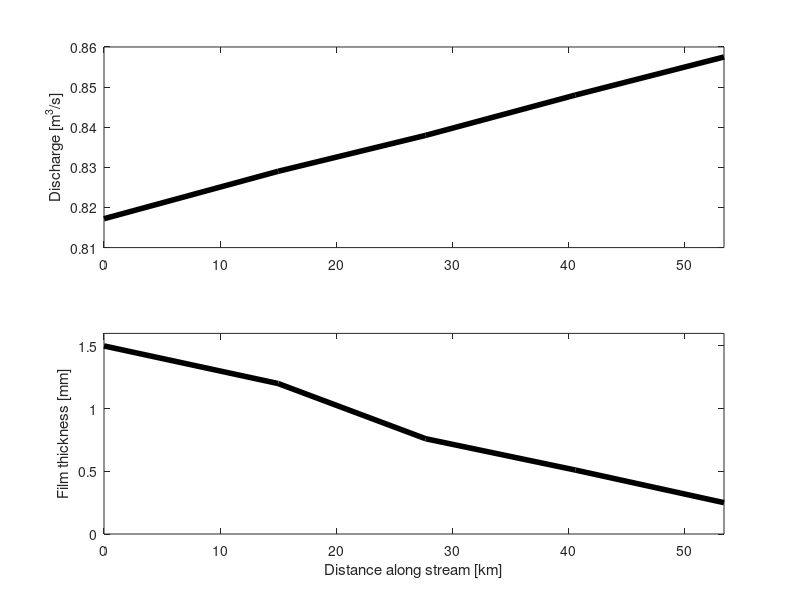

This chart was generated by the following MATLAB code: (Note: this script raises an error after producing the figure.)
clear all
clc

%%%%%     Plot Discharge     %%%%%
hold on
box on
n_m = 0.025;
A_melt = 24e-25;
K_2 = 0.05969;
f = 0.4;
alpha = 0.0015;
tau_max = [20.2e3,24e3,27.3e3,31.5e3,36e3];
dist_along = [0,15.0,27.7,40.6,53.4];
Q = (n_m^(1/4)*A_melt^(1/3)*tau_max./(K_2*f*alpha^(11/24))).^(1/12);
subplot(2,1,1)
plot(dist_along,Q,'k','LineWidth',4)
p = polyfit(dist_along(1:3),Q(1:3),1);
hold on
%plot(dist_along,polyval(p,dist_along),'k--')
xlim([0 53.4])
ylabel('Discharge [m^3/s]')
subplot(2,1,2)
%Using average b_dot
% plot(dist_along,[0.0022,0.0017,0.0012,8.09e-4,3.724e-4]*1e3,'k','LineWidth',4)
%Using actual b_dot
plot(dist_along,[0.0015,0.0012,7.6e-4,5.1e-4,2.5e-4]*1e3,'k','LineWidth',4)
axis([0 53.4 0 1.6])
ylabel('Film thickness [mm]')
xlabel('Distance along stream [km]')
hold off

%%%%%     Plot Transmissivity     %%%%%
% subplot(2,1,2)
% T_eff = [18.0e3,12.5e3,7.0e3,4.13e3,1.49e3];
% plot(dist_along,T_eff,'k','LineWidth',4)
% xlim([0 53.4])
% ylabel('Effective transmissivity [m^3/Pa s]')
% xlabel('Distance along stream [km]')

%%%%%     Plot film thickness     %%%%%
% subplot(2,1,2)
% plot(dist_along,(1./T_eff*12*1.787e-3).^(1/3),'k','LineWidth',4)
% xlim([0 53.4])
% ylabel('Effective transmissivity [m^3/Pa s]')
% xlabel('Distance along stream [km]')

%%%%%     Plot Meltwater Production     %%%%%
figure
meltwater = [];
for i = 2:6
    cases = ['profileF';'profileE';'profileD';'profileC';'profileB';'profileA'];
    cd(cases(i,:))
    load data
    [tau_E,epsilon_E] = effectiveStress(u,mu,m,n,dy,dz);
    b_dot = meltwaterFlux(m,nT,dz,T,T_m,[zeros(m*(nT-n),1);tau_E],...
            [zeros(m*(nT-n),1);epsilon_E],G_base,rho,L,u,tau_base); %[m/s]
    b_dot_int = dy*trapz(b_dot);
    meltwater = [meltwater,-b_dot_int];
    cd ..
end
hold on
plot(dist_along,fliplr(meltwater))
plot(dist_along,p(1)/1e3*ones(5,1))
ylabel('Meltwater production [m^2/s]')
xlabel('Distance along stream [km]')

%%%%%     Plot Actual Transmissivity     %%%%%
% figure
% meltwater = [];
% for i = 2:6
%     cases = ['profileF';'profileE';'profileD';'profileC';'profileB';'profileA'];
%     cd(cases(i,:))
%     load data
%     [tau_E,epsilon_E] = effectiveStress(u,mu,m,n,dy,dz);
%     b_dot = meltwaterFlux(m,nT,dz,T,T_m,[zeros(m*(nT-n),1);tau_E],...
%             [zeros(m*(nT-n),1);epsilon_E],G_base,rho,L,u,tau_base); %[m/s]
%     hold on
%     plot(y,(((12*1.787e-3)*(b_dot)/0.4)./gradient(gradient(tau_base,dy),dy)).^(1/3))
%     h = (((12*1.787e-3)*(b_dot)/0.4)./gradient(gradient(tau_base,dy),dy)).^(1/3);
%     h(y==MTP)
%     cd ..
% end